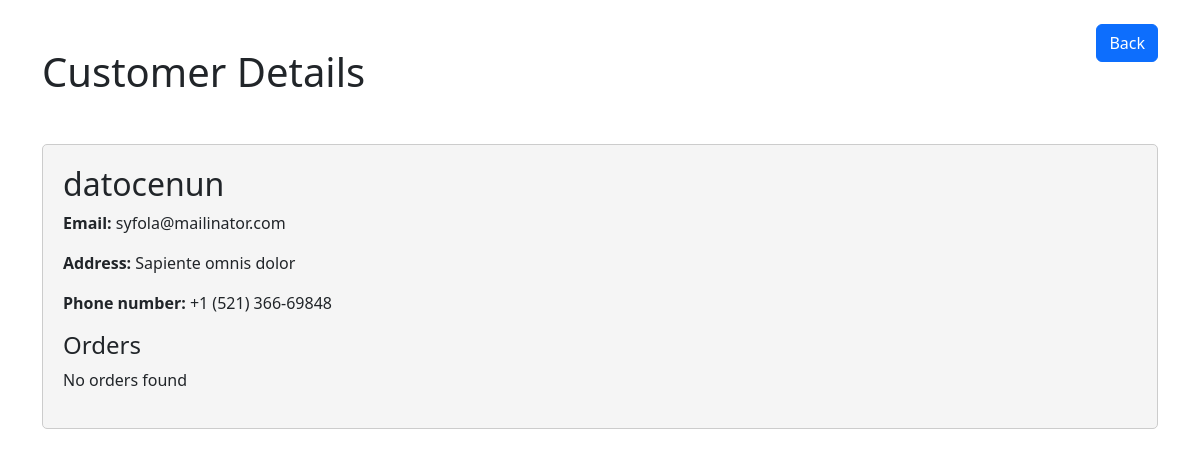
/admin/customers/view.php?id=13 (signed in), run on the app's committed database.
### tables this page shows
CREATE TABLE `users` (
  `id` int(11) NOT NULL,
  `username` varchar(255) NOT NULL,
  `email` varchar(255) NOT NULL,
  `address` varchar(100) DEFAULT NULL,
  `phone_number` varchar(20) DEFAULT NULL,
  `password` varchar(255) NOT NULL,
  `is_admin` tinyint(1) NOT NULL DEFAULT 0,
  `archived` tinyint(1) NOT NULL DEFAULT 0
);

### admin/customers/view.php (the view, shortened to what this page needs)
<!DOCTYPE html>
<html lang="en">
<head>
    <link href="https://cdn.jsdelivr.net/npm/bootstrap@5.2.3/dist/css/bootstrap.min.css" rel="stylesheet">
</head>
<body>
<div class="container">
        <header class="d-flex justify-content-between my-4">
            <h1 class="text-center my-4">Customer Details</h1>
            <div>
                <a href="index.php" class="btn btn-primary">Back</a>
            </div>
        </header>
        <div class="category-details my-4">
            <?php
        require_once "../../includes/db_connect.php";
        if(isset($_GET['id'])){
                    $id = mysqli_real_escape_string($conn, $_GET['id']);
                    $sql = "SELECT * FROM users WHERE id = $id";
                    $result = mysqli_query($conn, $sql);
                    $orderIds = [];
                    if(mysqli_num_rows($result) > 0){
                        while($row = mysqli_fetch_assoc($result)){
                            echo "<h2>".$row['username']."</h2>";
                            echo "<p><strong>Email: </strong>".$row['email']."</p>";
                            echo "<p><strong>Address: </strong>".$row['address']."</p>";
                            echo "<p><strong>Phone number: </strong>".$row['phone_number']."</p>";
                            echo "<h4>Orders</h4>";
                            if(count($orderIds) > 0){
                                echo "<ul>";
                                foreach($orderIds as $orderId){
                                    echo "<li><a href='../orders/view.php?id=".$orderId."'>Order ID: ".$orderId."</a></li>";
                                }
                                echo "</ul>";
                            }else{
                                echo "<p>No orders found</p>";
                            }
                        }
                    }else{
                        echo "No such Customer found";
                    }
                }else{
                    header("Location: index.php");
                }
            ?>
        </div>
</div>
</body>
</html>

### admin/customers/view.php (style rules this page uses)
.category-details { border: 1px solid #ccc; padding: 20px; border-radius: 5px; background-color: #f5f5f5; }

### data on the page
users: username "datocenun", email "syfola@mailinator.com", address "Sapiente omnis dolor", phone_number "+1 (521) 366-69848"
